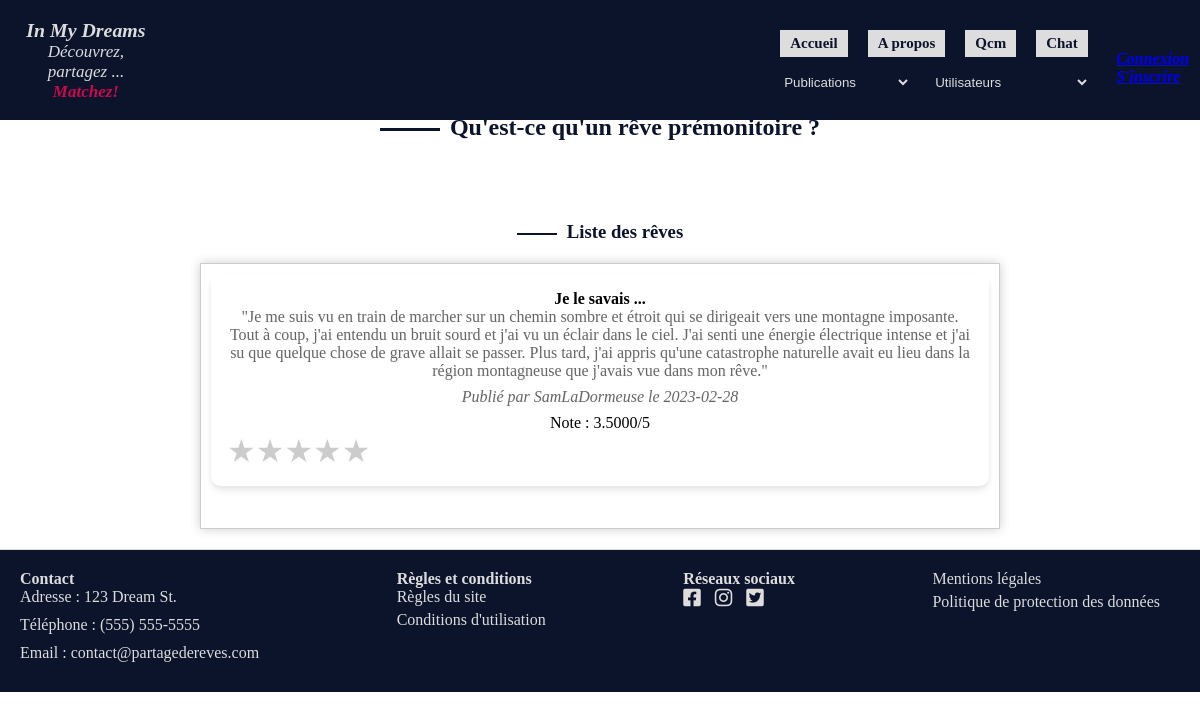
The page /index.php?page=categ-reves&action=premonitoire on the database its author committed.
### tables this page shows
CREATE TABLE `reve` (
  `id_reve` int(11) NOT NULL AUTO_INCREMENT,
  `Libelle_Reve` text NOT NULL,
  `Date_Creation_Reve` date NOT NULL,
  `id_famille_reve` int(11) NOT NULL,
  `id_utilisateur` int(11) NOT NULL,
  `id_type_reve` int(11) DEFAULT NULL,
  `Titre_Reve` varchar(100) DEFAULT NULL,
  `libelle_type_reve` varchar(255) DEFAULT NULL,
  PRIMARY KEY (`id_reve`),
  KEY `REVE_FAMILLE_REVE_FK` (`id_famille_reve`),
  KEY `REVE_UTILISATEUR0_FK` (`id_utilisateur`),
  CONSTRAINT `REVE_FAMILLE_REVE_FK` FOREIGN KEY (`id_famille_reve`) REFERENCES `famille_reve` (`id_famille_reve`),
  CONSTRAINT `REVE_UTILISATEUR0_FK` FOREIGN KEY (`id_utilisateur`) REFERENCES `utilisateur` (`id_utilisateur`)
);

CREATE TABLE `utilisateur` (
  `id_utilisateur` int(11) NOT NULL AUTO_INCREMENT,
  `pseudo` varchar(40) NOT NULL,
  `prenom` varchar(40) NOT NULL,
  `date_naissance` date NOT NULL,
  `email` varchar(40) NOT NULL,
  `mdp` varchar(255) DEFAULT NULL,
  `descript` text,
  `id_sexe` int(11) DEFAULT NULL,
  `id_cp_ville` int(11) DEFAULT NULL,
  `id_type_reve` int(11) DEFAULT NULL,
  PRIMARY KEY (`id_utilisateur`),
  KEY `FK_UTILISATEUR_SEXE` (`id_sexe`),
  KEY `FK_UTILISATEUR_CP_VILLE` (`id_cp_ville`),
  KEY `UTILISATEUR_TYPE_REVE_FK` (`id_type_reve`),
  CONSTRAINT `FK_UTILISATEUR_CP_VILLE` FOREIGN KEY (`id_cp_ville`) REFERENCES `cp_ville` (`id_cp_ville`),
  CONSTRAINT `FK_UTILISATEUR_SEXE` FOREIGN KEY (`id_sexe`) REFERENCES `sexe` (`id_sexe`),
  CONSTRAINT `UTILISATEUR_TYPE_REVE_FK` FOREIGN KEY (`id_type_reve`) REFERENCES `type_reve` (`id_type_reve`)
);

### index.php (called while the page is built)
<?php
require_once 'routers.php';
?>

### dreams/dao/dao_categ_reves.php (called while the page is built, shortened)
<?php
function afficherTypePremo() {
    $conn = getConnexion();
    $SQLStmt = $conn->prepare(
        'SELECT r.*, u.pseudo, AVG(n.note) as note
        FROM REVE r
        JOIN UTILISATEUR u
        ON r.id_utilisateur = u.id_utilisateur
        LEFT JOIN NOTE n
        ON r.id_reve = n.id_reve
        WHERE r.id_type_reve = 2
        GROUP BY r.id_reve;'
    );
    $SQLStmt->execute();
    $reves = $SQLStmt->fetchAll(PDO::FETCH_ASSOC);
    return $reves;
}
?>

### dreams/redirectionCateg/premonitoire.phtml (the view, shortened to what this page needs)
<?php
require_once __DIR__ . '/../dao/dao_categ_reves.php';
?>
<!DOCTYPE html>
<html lang="en">
  <head>
    <link rel="stylesheet" href="https://cdnjs.cloudflare.com/ajax/libs/font-awesome/6.1.0/css/all.min.css">
	<link rel="stylesheet" href="/inmydreams/dreams/style/style.css">
  </head>
<body>
    <main>
        <nav>
            <?php require_once __DIR__ . '/../partials/nav.phtml'; ?>
        </nav>
        <header>
            <h1 class="titre-type-reve">Rêves prémonitoires</h1>
        </header>
        <section class="definition-type-reve">
            <h2 class="sous-titre-categ">Qu'est-ce qu'un rêve prémonitoire ?</h2>
            <h3 class="h3-liste-reves">Liste des rêves</h3>
                <div class="categ-liste-reves" id="liste-reves">
                    <?php
                    $reves = afficherTypePremo() ;
                    foreach ($reves as $reve) {
                        echo '<div class="reve">';
                        echo '<h4 class="titre-categ-reve">' . $reve['Titre_Reve'] . '</h4>';
                        echo '<p class="libelle-categ-reve">' . $reve['Libelle_Reve'] . '</p>';
                        echo '<p class="info-categ-reve italic">';
                        echo 'Publié par ' . $reve['pseudo'] . ' le ' . $reve['Date_Creation_Reve'];
                        echo '</p>';
                        echo '<div class="note" data-id="' . $reve['id_reve'] . '" data-note="' . $reve['note'] . '">';
                        echo 'Note : ' . $reve['note'] . '/5';
                        echo '</div>';
                        echo '<div class="rating" data-id="' . $reve['id_reve'] . '">';
                        echo '<span class="star" data-value="1">&#9733;</span>';
                        echo '<span class="star" data-value="2">&#9733;</span>';
                        echo '<span class="star" data-value="3">&#9733;</span>';
                        echo '<span class="star" data-value="4">&#9733;</span>';
                        echo '<span class="star" data-value="5">★</span>';
                        echo '</div>';
                        echo '</div>';
                    }
                    ?>
                </div>
        </section>
    </main>
    <footer>
        <?php require_once __DIR__ . '/../partials/footer.phtml'; ?>
    </footer>
</body>
</html>

### dreams/style/style.css (style rules this page uses)
body, html, * { margin: 0; padding: 0; box-sizing: border-box; }
footer { background-color: #0c142c; color: rgb(221, 221, 221);; padding: 20px; }
.definition-type-reve { display: flex; flex-direction: column; align-items: center; text-align: center; border-top: 1px solid rgb(221, 221, 221);; border-bottom: 1px solid rgb(221, 221, 221);; padding: 20px 0; }
.definition-type-reve > * { margin: 20px 0; max-width: 800px; }
.definition-type-reve h2::before { content: ""; display: inline-block; width: 60px; height: 3px; background-color: #0c142c; margin-right: 10px; vertical-align: middle; }
.definition-type-reve h3::before { content: ""; display: inline-block; width: 40px; height: 2px; background-color: #0c142c; margin-right: 10px; vertical-align: middle; }
.categ-liste-reves { box-shadow: 0 0 10px rgba(0, 0, 0, 0.2); border: 1px solid #ccc; padding: 10px; margin: 0 auto; }
.titre-type-reve, .sous-titre-categ, .h3-liste-reves { color:#0c142c; }
.titre-type-reve { font-size: 3em; color: #6b0036; display: flex; justify-content: center; font-family: 'Arial Black', sans-serif; }
.definition-type-reve p { margin-bottom: 20px; text-shadow: 1px 1px 0 #f9f9f9; }
.rating { display: flex; }
.star { font-size: 2rem; cursor: pointer; color: #ccc; }
.italic { font-style: italic; }
.reve { padding: 1rem; margin-bottom: 2rem; width: 100%; background-color: #ffffff; border-radius: 10px; box-shadow: 0 4px 6px rgba(0, 0, 0, 0.1); transition: box-shadow 0.3s, transform 0.3s; }
.reve p { font-size: 1rem; color: #666; margin-bottom: 0.5rem; }

### rows shown on the page
reve: Titre_Reve "Je le savais ...", Libelle_Reve "\"Je me suis vu en train de marcher sur un chemin sombre et étroit qui se dirigeait vers une montagne imposante. Tout à coup, j'ai entendu un bruit sourd et j'ai vu un éclair dans le ciel. J'ai senti une énergie électrique intense et j'ai su que quelque chose de grave allait se passer. Plus tard, j'ai appris qu'une catastrophe naturelle avait eu lieu dans la région montagneuse que j'avais vue dans mon rêve.\"", id_utilisateur.pseudo "SamLaDormeuse", Date_Creation_Reve "2023-02-28", note "3.5000"
